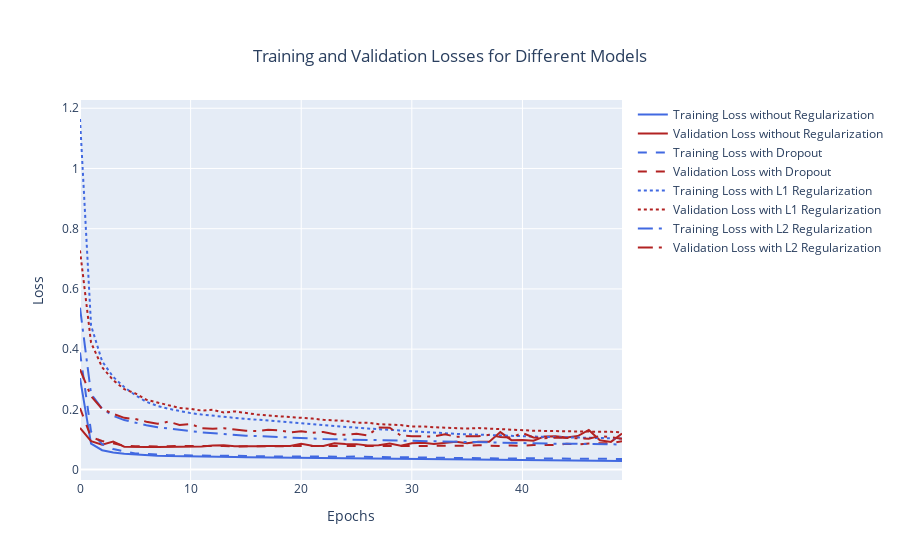

Here is the notebook cell this chart was saved with:
### Code cell
loss1 = history1.history['loss']
val_loss1 = history1.history['val_loss']
loss2 = history2.history['loss']
val_loss2 = history2.history['val_loss']
loss3 = history3.history['loss']
val_loss3 = history3.history['val_loss']
loss4 = history4.history['loss']
val_loss4 = history4.history['val_loss']

fig = go.Figure()
fig.add_trace(go.Scatter(x=np.arange(len(loss1)), y=loss1, name='Training Loss without Regularization', line=dict(color='royalblue')))
fig.add_trace(go.Scatter(x=np.arange(len(val_loss1)), y=val_loss1, name='Validation Loss without Regularization', line = dict(color='firebrick')))

fig.add_trace(go.Scatter(x=np.arange(len(loss2)), y=loss2, name='Training Loss with Dropout', line=dict(color='royalblue', dash='dash')))
fig.add_trace(go.Scatter(x=np.arange(len(val_loss2)), y=val_loss2, name='Validation Loss with Dropout', line = dict(color='firebrick', dash='dash')))

fig.add_trace(go.Scatter(x=np.arange(len(loss3)), y=loss3, name='Training Loss with L1 Regularization', line=dict(color='royalblue', dash='dot')))
fig.add_trace(go.Scatter(x=np.arange(len(val_loss3)), y=val_loss3, name='Validation Loss with L1 Regularization', line = dict(color='firebrick', dash='dot')))

fig.add_trace(go.Scatter(x=np.arange(len(loss4)), y=loss4, name='Training Loss with L2 Regularization', line=dict(color='royalblue', dash='longdashdot')))
fig.add_trace(go.Scatter(x=np.arange(len(val_loss4)), y=val_loss4, name='Validation Loss with L2 Regularization', line = dict(color='firebrick', dash='longdashdot')))

fig.update_layout(xaxis_title='Epochs', yaxis_title='Loss', title={'text': "Training and Validation Losses for Different Models", 'x':0.5, 'xanchor': 'center', 'yanchor': 'top'})
iplot(fig)
